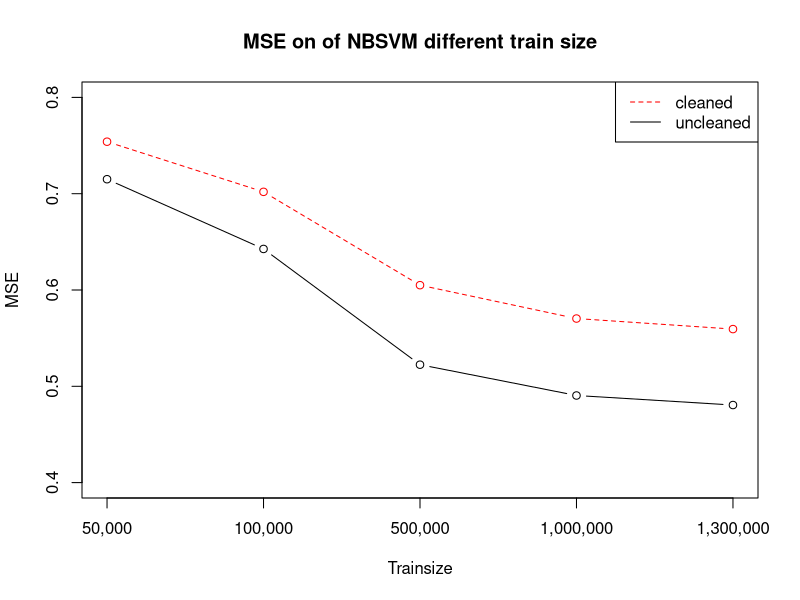
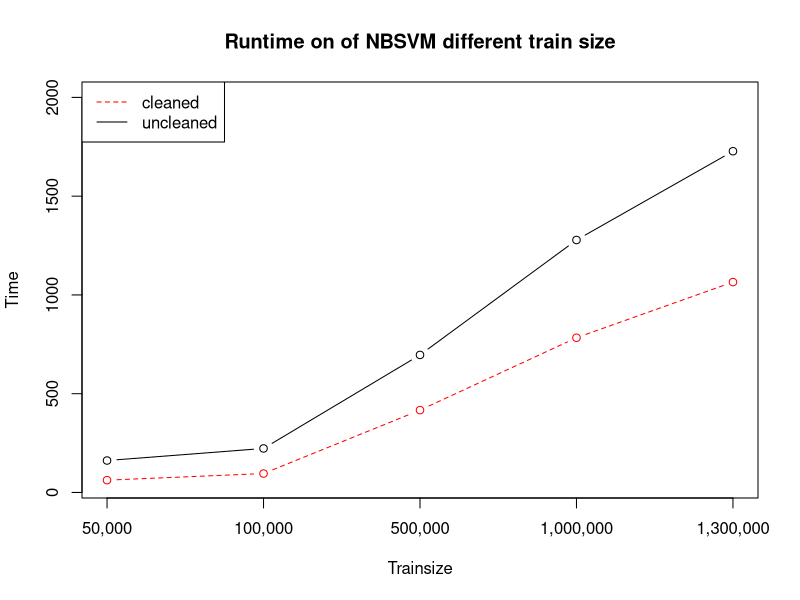
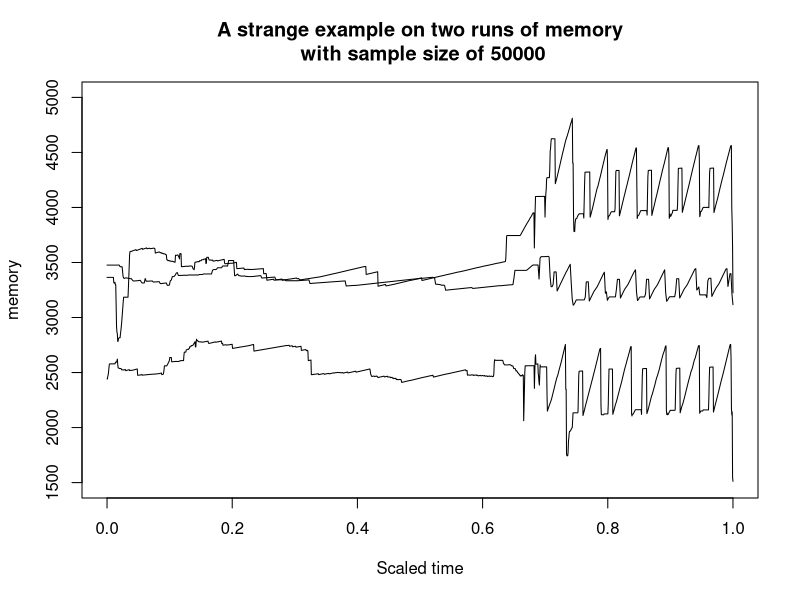

Here is the R script that generated these plots, in order:
# Drawing plots

size = c("50,000", "100,000", "500,000", "1,000,000", "1,300,000")

mse = c(0.7150445680609622,
        0.6426286404267321,
        0.5224403414518084,
        0.4904429653903459,
        0.4805430293789442)

runtime = c(164.34093689918518,
         229.50440788269043,
         701.6827099323273,
         1274.3079099655151,
         1810.5344378948212)

mse = rbind(mse,
            c(0.7150467476547174,
              0.6426303992865129,
              0.5224398920657443,
              0.49044258786664274,
              0.48054297755102626)
            )

runtime = rbind(runtime,
                c(159.19883584976196,
                  216.22107005119324,
                  691.0111610889435,
                  1281.946286201477,
                  1644.5932247638702)
                )

mse_clean = c(0.7540073401451344,
              0.7019338743208169,
              0.6050078373744816,
              0.5703639850663288,
              0.5594166814458159)
runtime_clean = c(62.340609073638916,
                  95.78064584732056,
                  416.80766677856445,
                  783.3386092185974,
                  1065.070950269699)

# it is interesting that the cleaned data does worse
plot(1:5,apply(mse,2,mean), type = 'b', main="MSE on of NBSVM different train size", xlab="Trainsize", ylab="MSE",
     ylim = c(0.4,0.8), xaxt="n")
axis(1, at=1:5, labels=size)
lines(1:5,mse_clean, type = 'b', col="red", lty=2)
legend("topright",legend=c("cleaned","uncleaned"), col=c("red","black"),lty=c(2,1))

# runtime
plot(1:5,apply(runtime,2,mean), type = 'b', main="Runtime on of NBSVM different train size", xlab="Trainsize", 
     ylim=c(50,2000), ylab="Time", xaxt="n")
axis(1, at=1:5, labels=size)
lines(1:5,runtime_clean, type = 'b', col="red", lty=2)
legend("topleft",legend=c("cleaned","uncleaned"), col=c("red","black"),lty=c(2,1))

# scaled memory usage

memory1=(read.table("./NBSVM_memory/nbsvm0.txt",sep=","))
memory2=read.table("./NBSVM_memory/nbsvm_new0.txt",sep=",")
memory3=read.table("./NBSVM_memory/nbsvm_new_clean0.txt",sep=",")

plot(seq(0,1,length.out = dim(memory1)[1]),t(memory1), type = 'l', ylim = c(1500,5000),
     main="A strange example on two runs of memory\n with sample size of 50000",
     ylab="memory",xlab = 'Scaled time')
lines(seq(0,1,length.out = dim(memory2)[1]),t(memory2))
lines(seq(0,1,length.out = dim(memory3)[1]),t(memory3))
